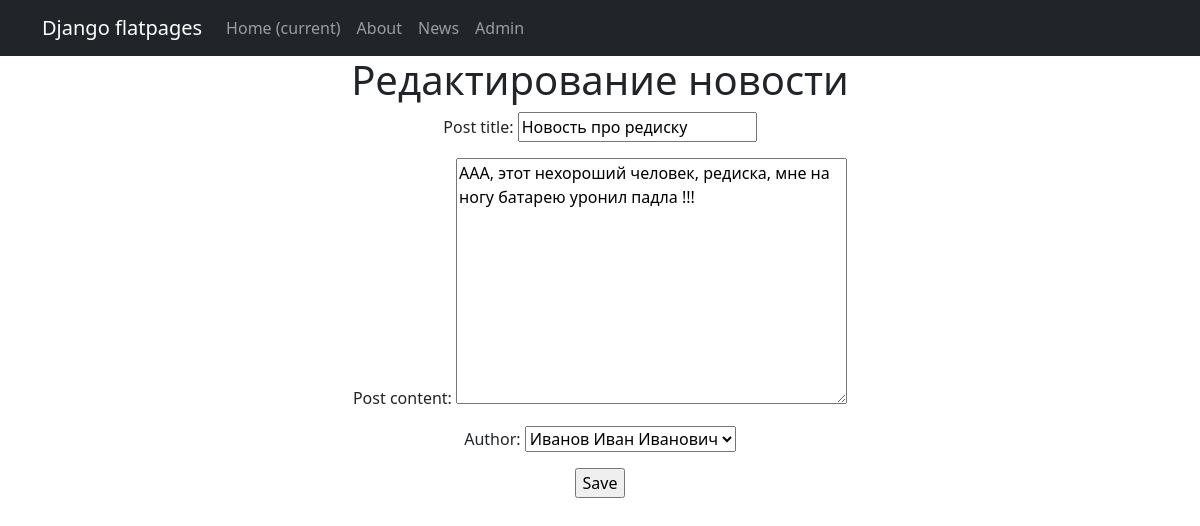
The app's page /news/news/4/edit/, older data.
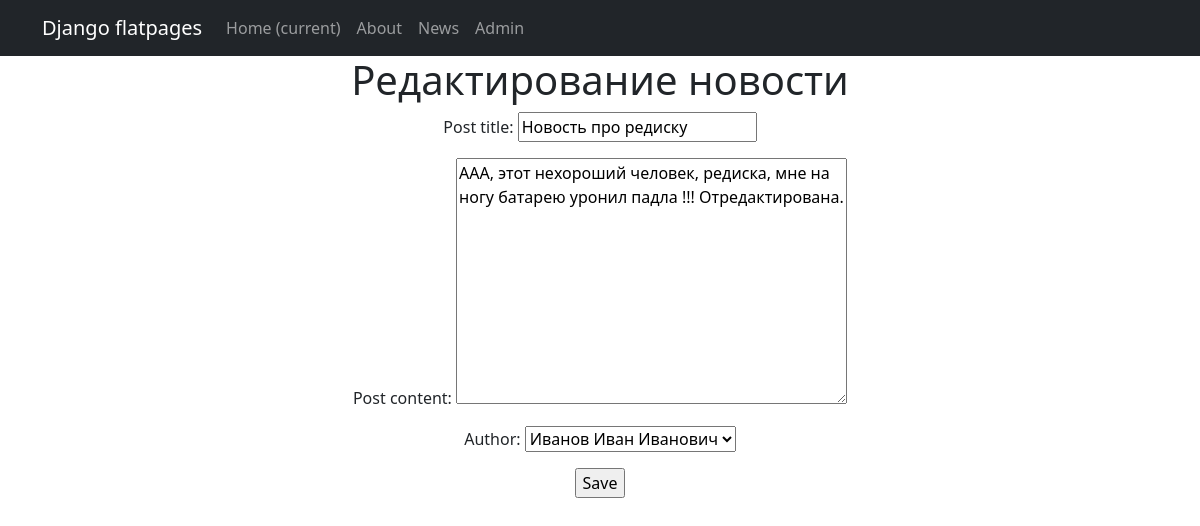
The same page, newer data.
### NewsPortal_app/models.py (models this page shows, shortened)
class Post(models.Model):
    TYPE_POST = [
        ('N', "Новости"),
        ('A', "Статья")
    ]
    type_post = models.CharField(max_length=1, choices=TYPE_POST, default='A')
    time_create = models.DateTimeField(auto_now_add=True)
    post_title = models.CharField(max_length=255)
    post_content = models.TextField()
    post_rating = models.IntegerField(default=0)
    author = models.ForeignKey(Author, on_delete=models.CASCADE)
    post_category = models.ManyToManyField(Category, through='PostCategory')

### NewsPortal_app/views.py (the view, shortened to what this page needs)
# urls.py: path('news/<int:pk>/edit/', NewsUpdateView.as_view(), name='update_news'),
class NewsUpdateView(UpdateView):
    form_class = NewsForm
    model = Post
    template_name = 'news_update.html'

### NewsPortal_app/forms.py
class NewsForm(forms.ModelForm):
    class Meta:
        model = Post
        fields = [
            'post_title',
            'post_content',
            'author',
            ]

### NewsPortal_app/models.py (called while the page is built)
    def __str__(self):
        return self.author_user.username

### templates/news_update.html (shortened to what this page needs)
{% extends 'flatpages/default.html'%}
{% block content%}
<h1>Редактирование новости</h1>
<form action="" method="post">
    {{ form.as_p }}
    <input type="submit" value="Save">
</form>
{% endblock content%}

Row changes from the older to the newer data that the page shows:
changed Post "Новость про редиску": post_content "ААА, этот нехороший человек, редиска, мне на ногу батарею уронил падла !!!" → "ААА, этот нехороший человек, редиска, мне на ногу батарею уронил падла !!! Отредактирована."
